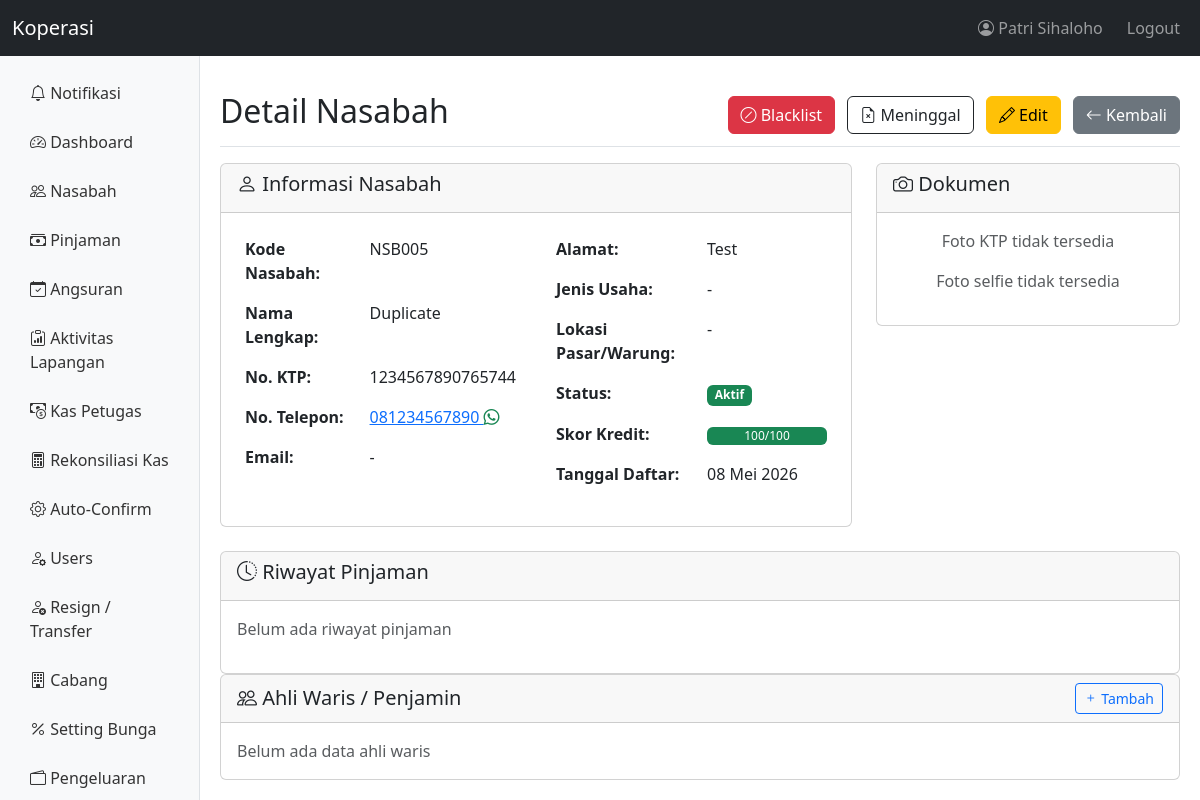
Screenshot of /pages/nasabah/detail.php?id=13 (signed in) with the database file from the repository.
### tables this page shows
CREATE TABLE `users` (
  `id` int(11) NOT NULL AUTO_INCREMENT,
  `username` varchar(50) NOT NULL,
  `password` varchar(255) NOT NULL,
  `nama` varchar(100) NOT NULL,
  `ktp` varchar(16) DEFAULT NULL COMMENT 'NIK KTP - identitas global via db_orang',
  `email` varchar(100) DEFAULT NULL,
  `telp` varchar(20) DEFAULT NULL,
  `role` varchar(50) NOT NULL DEFAULT 'teller',
  `owner_bos_id` int(10) unsigned DEFAULT NULL,
  `cabang_id` int(11) DEFAULT NULL,
  `derived_permissions` longtext DEFAULT NULL CHECK (json_valid(`derived_permissions`)),
  `status` enum('aktif','nonaktif') NOT NULL DEFAULT 'aktif',
  `created_at` timestamp NOT NULL DEFAULT current_timestamp(),
  `updated_at` timestamp NOT NULL DEFAULT current_timestamp() ON UPDATE current_timestamp(),
  `limit_kasbon` decimal(12,0) DEFAULT 0,
  `gaji` decimal(12,0) DEFAULT 0,
  `tanggal_lahir` date DEFAULT NULL,
  `tanggal_masuk` date DEFAULT NULL,
  `db_orang_person_id` int(11) DEFAULT NULL,
  `totp_secret` varchar(64) DEFAULT NULL,
  `totp_enabled` tinyint(1) DEFAULT 0,
  `totp_verified_at` timestamp NULL DEFAULT NULL,
  `phone_2fa` varchar(20) DEFAULT NULL,
  PRIMARY KEY (`id`),
  UNIQUE KEY `username` (`username`),
  KEY `idx_owner_bos_id` (`owner_bos_id`),
  KEY `idx_db_orang_person` (`db_orang_person_id`),
  KEY `idx_users_ktp` (`ktp`),
  KEY `idx_users_cabang` (`cabang_id`),
  KEY `idx_users_owner_bos` (`owner_bos_id`),
  KEY `idx_users_role_status` (`role`,`status`),
  KEY `idx_users_id` (`id`),
  CONSTRAINT `fk_users_cabang` FOREIGN KEY (`cabang_id`) REFERENCES `cabang` (`id`) ON DELETE SET NULL ON UPDATE CASCADE,
  CONSTRAINT `fk_users_db_orang_person` FOREIGN KEY (`db_orang_person_id`) REFERENCES `db_orang`.`people` (`id`) ON DELETE SET NULL ON UPDATE CASCADE
);

CREATE TABLE `nasabah` (
  `id` int(11) NOT NULL AUTO_INCREMENT,
  `cabang_id` int(11) DEFAULT 1,
  `owner_bos_id` int(10) unsigned DEFAULT NULL COMMENT 'Bos pemilik data nasabah ini',
  `kode_nasabah` varchar(20) NOT NULL,
  `nama` varchar(100) NOT NULL,
  `nama_ayah` varchar(100) DEFAULT NULL,
  `nama_ibu` varchar(100) DEFAULT NULL,
  `alamat` text DEFAULT NULL,
  `alamat_rumah` text DEFAULT NULL,
  `province_id` int(10) unsigned DEFAULT NULL,
  `regency_id` int(10) unsigned DEFAULT NULL,
  `district_id` int(10) unsigned DEFAULT NULL,
  `village_id` int(10) unsigned DEFAULT NULL,
  `hubungan_keluarga` text DEFAULT NULL,
  `ktp` varchar(16) NOT NULL,
  `telp` varchar(15) NOT NULL,
  `email` varchar(100) DEFAULT NULL,
  `jenis_usaha` varchar(50) DEFAULT NULL,
  `lokasi_pasar` varchar(100) DEFAULT NULL,
  `foto_ktp` varchar(255) DEFAULT NULL,
  `foto_selfie` varchar(255) DEFAULT NULL,
  `referensi_nasabah_id` int(11) DEFAULT NULL,
  `db_orang_user_id` int(11) DEFAULT NULL,
  `db_orang_address_id` int(11) DEFAULT NULL,
  `status` enum('aktif','nonaktif','blacklist') NOT NULL DEFAULT 'aktif',
  `blacklist_reason` text DEFAULT NULL,
  `skor_risiko_keluarga` int(11) DEFAULT 0,
  `catatan_risiko` text DEFAULT NULL,
  `skor_kredit` int(11) NOT NULL DEFAULT 100 COMMENT 'Skor kredit internal 0-100. Turun jika telat, naik jika tepat waktu',
  `platform_blacklist` tinyint(1) NOT NULL DEFAULT 0 COMMENT 'Blacklist platform-wide oleh appOwner (lintas koperasi)',
  `total_pinjaman_aktif` int(11) NOT NULL DEFAULT 0 COMMENT 'Cache: jumlah pinjaman aktif (di koperasi ini)',
  `created_at` timestamp NOT NULL DEFAULT current_timestamp(),
  `updated_at` timestamp NOT NULL DEFAULT current_timestamp() ON UPDATE current_timestamp(),
  `tanggal_meninggal` date DEFAULT NULL COMMENT 'Jika nasabah meninggal dunia',
  `penjamin_id` int(11) DEFAULT NULL COMMENT 'ID ahli waris yang menjadi penjamin pinjaman',
  `credit_score` decimal(5,2) DEFAULT NULL COMMENT 'Credit score (0-100)',
  `risk_level` varchar(50) DEFAULT NULL COMMENT 'Risk level: Sangat Rendah, Rendah, Sedang, Tinggi, Sangat Tinggi',
  `score_updated_at` datetime DEFAULT NULL COMMENT 'Last credit score update',
  PRIMARY KEY (`id`),
  UNIQUE KEY `kode_nasabah` (`kode_nasabah`),
  UNIQUE KEY `uk_nasabah_ktp_koperasi` (`ktp`,`owner_bos_id`),
  KEY `idx_nasabah_ktp` (`ktp`),
  KEY `idx_referensi_nasabah` (`referensi_nasabah_id`),
  KEY `idx_nasabah_cabang_status` (`status`),
  KEY `idx_province_id` (`province_id`),
  KEY `idx_regency_id` (`regency_id`),
  KEY `idx_district_id` (`district_id`),
  KEY `idx_village_id` (`village_id`),
  KEY `idx_db_orang_user` (`db_orang_user_id`),
  KEY `idx_db_orang_address` (`db_orang_address_id`),
  KEY `idx_nasabah_cabang` (`cabang_id`),
  KEY `idx_nasabah_owner_bos` (`owner_bos_id`),
  KEY `idx_nasabah_status` (`status`),
  KEY `idx_nasabah_platform_blacklist` (`platform_blacklist`),
  KEY `idx_nasabah_credit_score` (`credit_score`),
  KEY `idx_nasabah_risk_level` (`risk_level`),
  CONSTRAINT `fk_nasabah_cabang` FOREIGN KEY (`cabang_id`) REFERENCES `cabang` (`id`) ON DELETE SET NULL ON UPDATE CASCADE,
  CONSTRAINT `fk_nasabah_db_orang_address` FOREIGN KEY (`db_orang_address_id`) REFERENCES `db_orang`.`addresses` (`id`) ON DELETE SET NULL ON UPDATE CASCADE,
  CONSTRAINT `fk_nasabah_db_orang_user` FOREIGN KEY (`db_orang_user_id`) REFERENCES `db_orang`.`people` (`id`) ON DELETE SET NULL ON UPDATE CASCADE,
  CONSTRAINT `fk_nasabah_referensi` FOREIGN KEY (`referensi_nasabah_id`) REFERENCES `nasabah` (`id`) ON DELETE SET NULL ON UPDATE CASCADE
);

### pages/nasabah/detail.php (the view, shortened to what the rows shown need)
<?php
require_once __DIR__ . '/../../config/path.php';
require_once BASE_PATH . '/includes/functions.php';
$id = $_GET['id'] ?? null;
$nasabah = query("
    SELECT n.*, c.nama_cabang
    FROM nasabah n
    LEFT JOIN cabang c ON n.cabang_id = c.id
    WHERE n.id = ?
", [$id]);
$nasabah = $nasabah[0];
?>
<!DOCTYPE html>
<html lang="id">
<head>
    <link href="https://cdn.jsdelivr.net/npm/bootstrap@5.3.0/dist/css/bootstrap.min.css" rel="stylesheet">
    <link href="https://cdn.jsdelivr.net/npm/bootstrap-icons@1.10.0/font/bootstrap-icons.css" rel="stylesheet">
</head>
<body>
    <div class="main-container">
        <?php require_once BASE_PATH . '/includes/sidebar.php'; ?>
        <main class="content-area">
                <div class="d-flex justify-content-between flex-wrap flex-md-nowrap align-items-center pt-3 pb-2 mb-3 border-bottom">
                    <h1 class="h2">Detail Nasabah</h1>
                </div>
                <div class="row mb-4">
                    <div class="col-md-8">
                        <div class="card">
                            <div class="card-body">
                                <div class="row">
                                    <div class="col-md-6">
                                        <table class="table table-borderless">
                                            <tr>
                                                <td><strong>Kode Nasabah:</strong></td>
                                                <td><?php echo $nasabah['kode_nasabah']; ?></td>
                                            </tr>
                                            <tr>
                                                <td><strong>Nama Lengkap:</strong></td>
                                                <td><?php echo $nasabah['nama']; ?></td>
                                            </tr>
                                            <tr>
                                                <td><strong>No. KTP:</strong></td>
                                                <td><?php echo $nasabah['ktp']; ?></td>
                                            </tr>
                                            <tr>
                                                <td>
                                                    <a href="https://wa.me/<?php echo str_replace(['+', '-'], '', $nasabah['telp']); ?>" target="_blank">
                                                        <?php echo $nasabah['telp']; ?>
                                                        <i class="bi bi-whatsapp text-success"></i>
                                                    </a>
                                                </td>
                                            </tr>
                                            <tr>
                                                <td><strong>Email:</strong></td>
                                                <td><?php echo $nasabah['email'] ?: '-'; ?></td>
                                            </tr>
                                        </table>
                                    </div>
                                    <div class="col-md-6">
                                        <table class="table table-borderless">
                                            <tr>
                                                <td><strong>Alamat:</strong></td>
                                                <td><?php echo nl2br($nasabah['alamat']); ?></td>
                                            </tr>
                                            <tr>
                                                <td><strong>Jenis Usaha:</strong></td>
                                                <td><?php echo $nasabah['jenis_usaha'] ?: '-'; ?></td>
                                            </tr>
                                            <tr>
                                                <td><strong>Lokasi Pasar/Warung:</strong></td>
                                                <td><?php echo $nasabah['lokasi_pasar'] ?: '-'; ?></td>
                                            </tr>
                                            <tr>
                                                <td>
                                                    <?php
                                                    $status_class = ['aktif'=>'success','nonaktif'=>'warning','blacklist'=>'danger'];
                                                    ?>
                                                    <span class="badge bg-<?php echo $status_class[$nasabah['status']] ?? 'secondary'; ?>">
                                                        <?php echo ucfirst($nasabah['status']); ?>
                                                    </span>
                                                </td>
                                            </tr>
                                            <tr>
                                                <td>
                                                    <?php
                                                    $skor = (int)($nasabah['skor_kredit'] ?? 100);
                                                    $skor_color = $skor >= 70 ? 'success' : ($skor >= 40 ? 'warning' : 'danger');
                                                    ?>
                                                    <div class="progress" style="height:18px;width:120px;display:inline-flex">
                                                        <div class="progress-bar bg-<?= $skor_color ?>" style="width:<?= $skor ?>%"><?= $skor ?>/100</div>
                                                    </div>
                                                </td>
                                            </tr>
                                            <tr>
                                                <td><strong>Tanggal Daftar:</strong></td>
                                                <td><?php echo formatDate($nasabah['created_at']); ?></td>
                                            </tr>
                                        </table>
                                    </div>
                                </div>
                            </div>
                        </div>
                    </div>
                </div>
            </main>
        </div>
</body>
</html>

### includes/sidebar.php (shortened to what the rows shown need)
<?php
$user = getCurrentUser();
?>
<nav class="navbar navbar-expand-lg navbar-dark bg-dark">
    <div class="container-fluid">
        <div class="navbar-nav ms-auto">
            <span class="navbar-text me-3">
                <i class="bi bi-person-circle"></i> <?php echo htmlspecialchars($user['nama']); ?>
            </span>
            <a class="nav-link" href="<?php echo baseUrl('logout.php'); ?>">Logout</a>
        </div>
    </div>
</nav>

### rows the page displays
users: nama "Patri Sihaloho"
nasabah: kode_nasabah "NSB005", nama "Duplicate", ktp "1234567890765744", telp "081234567890", email "-", alamat "Test", jenis_usaha "-", lokasi_pasar "-", status "Aktif", skor_kredit "100", created_at "08 Mei 2026"

### other values shown
APP_NAME "Koperasi"
